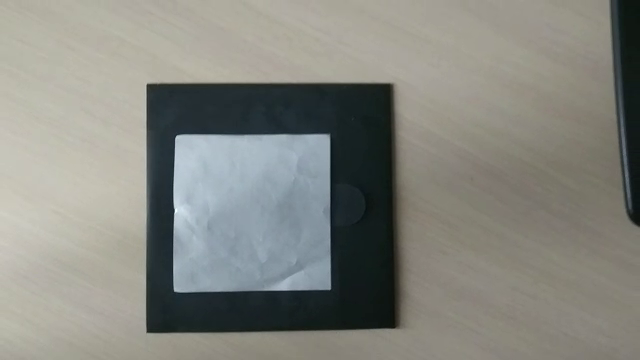
//> input picture frame 60 of 11_03/video.mp4, 640 x 360 px
$ ./main   (built with g++ and OpenCV 4)
//> lines starting //> are read from the running program, lines starting //| are printed output that depends on the picture; after the words box and inside, x2 and y2 are one past the last pixel; in counts of white or black regions, pixels touching at a corner belong together
#include <opencv2/opencv.hpp>
#include <opencv2/highgui/highgui.hpp>
#include <opencv2/imgproc/imgproc.hpp>
#include <iostream>

using namespace cv;
using namespace std;

int main() {
	VideoCapture video("./video.mp4");

	if (!video.isOpened()) {
		cout << "Ошибка при открытии видеофайла" << endl;
		return -1;
	}

	Mat frame, grayImage, blurredImage, edgesImage;
	vector<vector<Point>> contours;
	vector<Vec4i> hierarchy;

	while (true) {
		video >> frame;
//> frame is the input picture: 360 rows x 640 cols, CV_8UC3; mean B, G, R 127.4, 134.1, 133.2
		if (frame.empty()) break;

		cvtColor(frame, grayImage, COLOR_BGR2GRAY);
		GaussianBlur(grayImage, blurredImage, Size(5, 5), 0);
		Canny(blurredImage, edgesImage, 50, 150, 3);
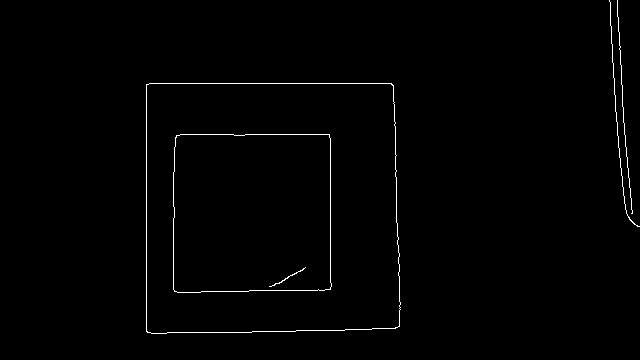
//> edgesImage: 360 rows x 640 cols, CV_8UC1; 0.92% white in thin lines or dots, all inside (x1, y1, x2, y2) = (146, 0, 640, 334)

		findContours(edgesImage, contours, hierarchy, RETR_EXTERNAL, CHAIN_APPROX_SIMPLE);
//> contours = 3 contours, 2 with area under 20; largest, box (x1, y1, x2, y2) and area: (146, 83, 401, 334) 62046

		Mat resultImage = frame.clone();

		for (const auto& contour : contours) {
			double perimeter = cv::arcLength(contour, true);

			std::vector<cv::Point> approx;
			approxPolyDP(contour, approx, 0.02 * perimeter, true);

			if (perimeter < 900.0 && cv::isContourConvex(approx) && approx.size() == 4) {
				drawContours(resultImage, std::vector<std::vector<cv::Point>>{approx}, -1, cv::Scalar(0, 0, 255), 2);
				putText(resultImage, "square", approx[0], cv::FONT_HERSHEY_SIMPLEX, 0.8, cv::Scalar(0, 0, 255), 2);
			}
		}
//> this loop made 3 passes
//> perimeter on passes 1, 3: 1003.7, 479.8
//> (perimeter, approx) on pass 2: (441.5, 2 Points (x, y): [617, 0], [632, 213])

		imshow("Tracking", resultImage);

		if (waitKey(30) >= 0) break;
//> the Esc key is pressed
	}

	namedWindow("Tracking", WINDOW_NORMAL);

	video.release();
	destroyAllWindows();

	return 0;
}

$ run again, starting later in the video
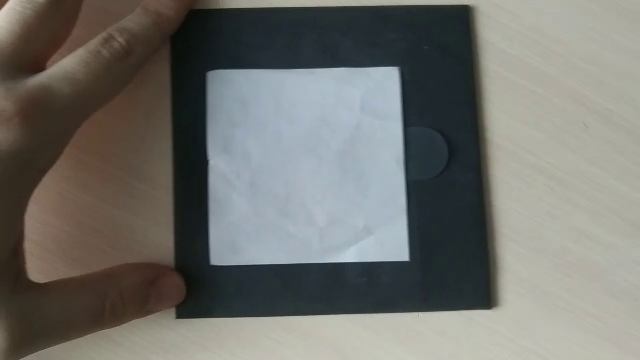
//> input picture frame 274 of 11_03/video.mp4, 640 x 360 px
//> frame is the input picture: 360 rows x 640 cols, CV_8UC3; mean B, G, R 109.3, 113.8, 113.6
//> `Canny(blurredImage, edgesImage, 50, 150, 3);`:
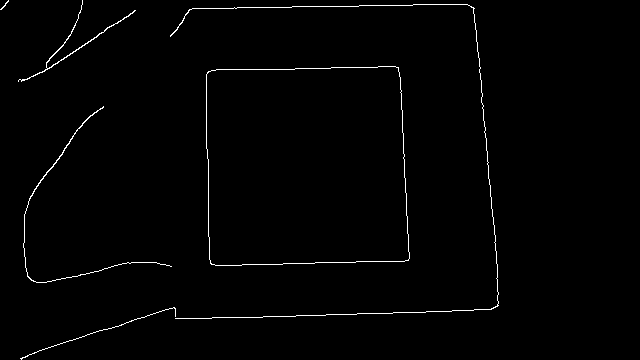
//> edgesImage: 360 rows x 640 cols, CV_8UC1; 1.1% white in thin lines or dots, all inside (x1, y1, x2, y2) = (0, 0, 499, 360)
//> contours = 6 contours, 2 with area under 20; largest, box (x1, y1, x2, y2) and area: (206, 66, 410, 266) 38302, (18, 0, 136, 82) 94, (23, 106, 172, 283) 72, (170, 4, 499, 319) 24
//> the loop `for (const auto& contour : contours)` made 6 passes
//> perimeter on passes 1 to 6: 369.3, 728.8, 787.5, 1932.7, 464.3, 25.21
//> pass 3, `putText(resultImage, "square", approx[0], cv::FONT_HERSHEY_SIMPLEX, 0...`:
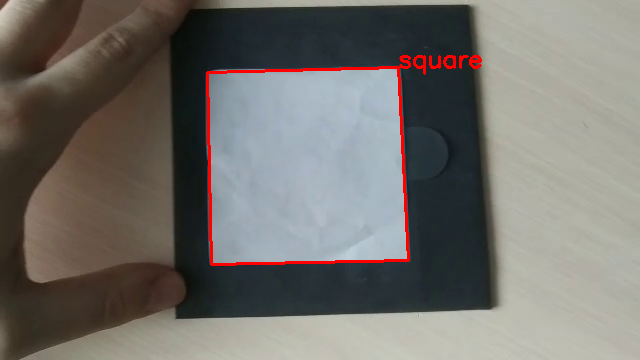
//> resultImage: 360 rows x 640 cols, CV_8UC3; 1.27% of pixels changed, all inside (x1, y1, x2, y2) = (206, 55, 482, 266)

$ run again, starting later in the video
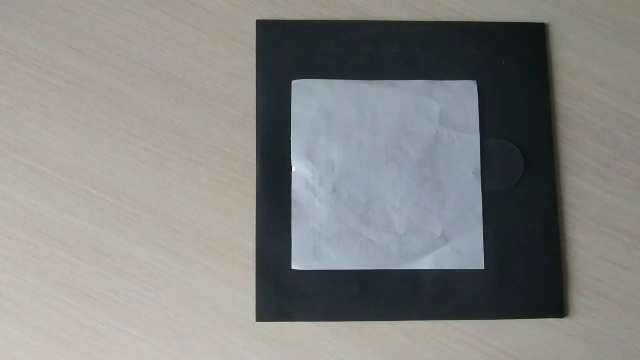
//> input picture frame 487 of 11_03/video.mp4, 640 x 360 px
//> frame is the input picture: 360 rows x 640 cols, CV_8UC3; mean B, G, R 129.6, 133.3, 131.4
//> `Canny(blurredImage, edgesImage, 50, 150, 3);`:
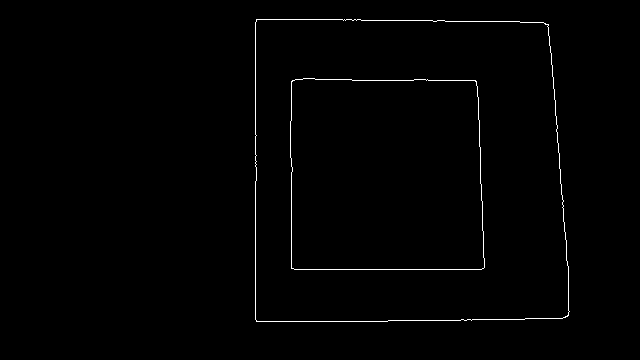
//> edgesImage: 360 rows x 640 cols, CV_8UC1; 0.85% white in thin lines or dots, all inside (x1, y1, x2, y2) = (255, 19, 570, 322)
//> contours = 1 contour; box (x1, y1, x2, y2) and area: (255, 19, 570, 322) 91244
//> the loop `for (const auto& contour : contours)` made 1 pass
//> perimeter on pass 1: 1224.8
